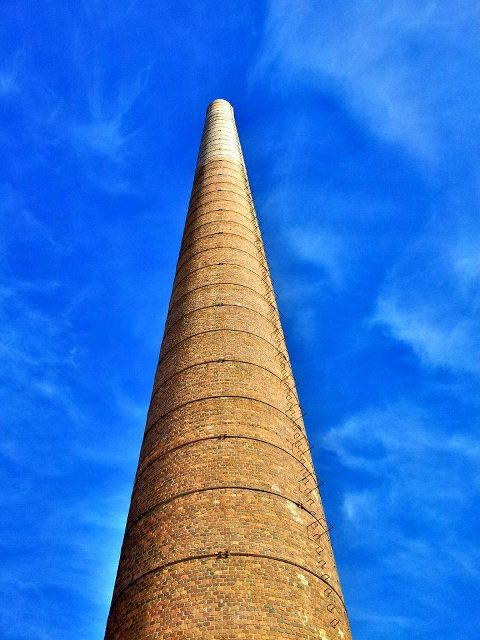
#> input picture Images/torre_monica.jpg, 480 x 640 px, found by its file name
$ python Exercise4c.py
#> lines starting #> are read from the running program, lines starting #| are printed output that depends on the picture; after the words box and inside, x2 and y2 are one past the last pixel; in counts of white or black regions, pixels touching at a corner belong together
import numpy as np
import cv2
from matplotlib import pyplot as plt

path = 'Images/'
img = cv2.imread(path + 'torre_monica.jpg')
#> img is the input picture: shape (640, 480, 3); mean B, G, R 204, 117, 56.5
out = cv2.cvtColor(img,cv2.COLOR_BGR2RGB)
gray = cv2.cvtColor(img, cv2.COLOR_BGR2GRAY)
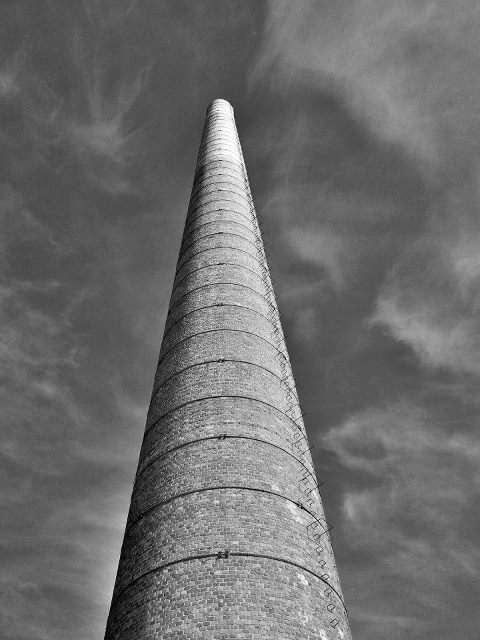
#> gray: shape (640, 480); min 1, max 255, mean 108.8
ret, thresh = cv2.threshold(gray, 0, 255, cv2.THRESH_BINARY_INV + cv2.THRESH_OTSU)
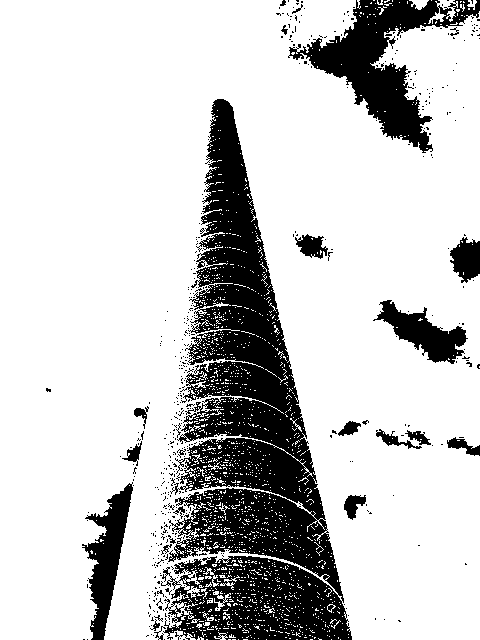
#> thresh: shape (640, 480); 78.7% white; 511 black regions (487 under 20 px), largest, box (x1, y1, x2, y2) and area: (161, 99, 352, 640) 45791, (288, 0, 480, 153) 9266, (82, 482, 133, 640) 3302
#> ret = 128

plt.subplot(1,4,1)
plt.imshow(out)
plt.title('original')
plt.xticks([])
plt.yticks([])

# noise removal
kernel = np.ones((3, 3), np.uint8)
opening = cv2.morphologyEx(thresh, cv2.MORPH_OPEN, kernel, iterations=2)  # sure background area
#> opening: shape (640, 480); 73.8% white; 67 black regions (51 under 20 px), largest, box (x1, y1, x2, y2) and area: (146, 99, 352, 640) 59027, (288, 0, 480, 157) 11141, (82, 479, 134, 640) 3499
sure_bg = cv2.dilate(opening, kernel, iterations=3)
#> sure_bg: shape (640, 480); 78% white; 18 black regions (4 under 20 px), largest, box (x1, y1, x2, y2) and area: (152, 102, 349, 640) 54102, (292, 0, 480, 149) 8446, (88, 490, 129, 640) 2065
# Finding sure foreground area
dist_transform = cv2.distanceTransform(opening, cv2.DIST_L2, 5)
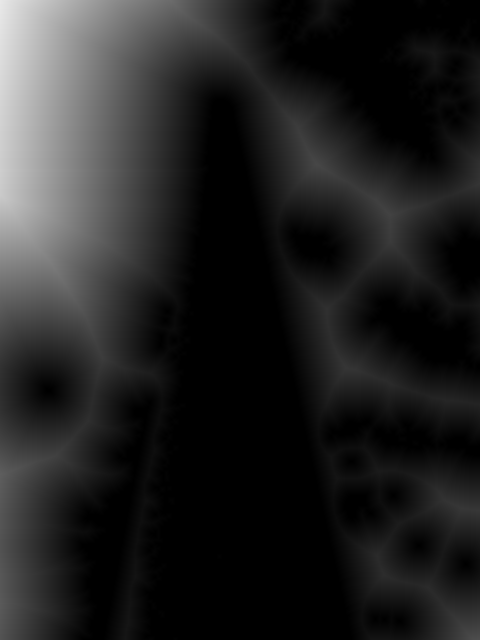
#> dist_transform: shape (640, 480) float32; min 0, max 232.7, mean 35.4
ret, sure_fg = cv2.threshold(dist_transform, 0.7 * dist_transform.max(), 255, 0)
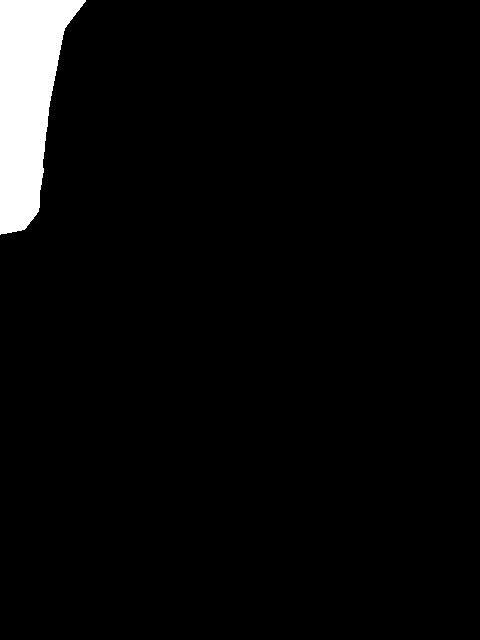
#> sure_fg: shape (640, 480) float32; 3.9% white; 1 white region, box (x1, y1, x2, y2) and area: (0, 0, 86, 235) 11891
#> ret = 162.9
# Finding unknown region
sure_fg = np.uint8(sure_fg)
unknown = cv2.subtract(sure_bg, sure_fg)
#> unknown: shape (640, 480); 74.1% white; 19 black regions (4 under 20 px), largest, box (x1, y1, x2, y2) and area: (152, 102, 349, 640) 54102, (0, 0, 86, 235) 11891, (292, 0, 480, 149) 8446

plt.subplot(1,4,2)
plt.imshow(unknown,'gray')
plt.title('2 iterations')
plt.xticks([])
plt.yticks([])

# noise removal
kernel = np.ones((3, 3), np.uint8)
opening = cv2.morphologyEx(thresh, cv2.MORPH_OPEN, kernel, iterations=5)  # sure background area
#> opening: shape (640, 480); 72.5% white; 30 black regions (21 under 20 px), largest, box (x1, y1, x2, y2) and area: (146, 99, 352, 640) 60494, (276, 0, 480, 158) 13152, (82, 406, 149, 640) 4153
sure_bg = cv2.dilate(opening, kernel, iterations=6)
#> sure_bg: shape (640, 480); 79.1% white; 11 black regions (1 under 20 px), largest, box (x1, y1, x2, y2) and area: (155, 107, 345, 640) 52664, (295, 0, 480, 141) 8468, (93, 500, 124, 612) 1161
# Finding sure foreground area
dist_transform = cv2.distanceTransform(opening, cv2.DIST_L2, 5)
ret, sure_fg = cv2.threshold(dist_transform, 0.7 * dist_transform.max(), 255, 0)
# Finding unknown region
sure_fg = np.uint8(sure_fg)
unknown = cv2.subtract(sure_bg, sure_fg)
#> unknown: shape (640, 480); 75.2% white; 12 black regions (1 under 20 px), largest, box (x1, y1, x2, y2) and area: (155, 107, 345, 640) 52664, (0, 0, 86, 235) 11891, (295, 0, 480, 141) 8468

plt.subplot(1,4,3)
plt.imshow(unknown,'gray')
plt.title('5 iterations')
plt.xticks([])
plt.yticks([])

# noise removal
kernel = np.ones((3, 3), np.uint8)
opening = cv2.morphologyEx(thresh, cv2.MORPH_OPEN, kernel, iterations=10)  # sure background area
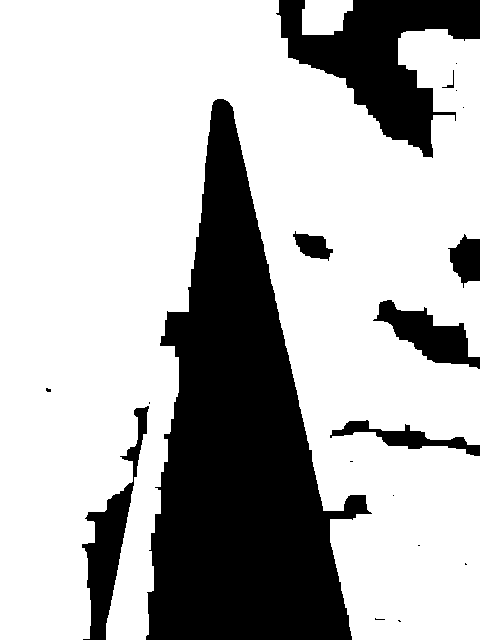
#> opening: shape (640, 480); 71.5% white; 19 black regions (11 under 20 px), largest, box (x1, y1, x2, y2) and area: (146, 99, 372, 640) 62345, (276, 0, 480, 158) 14103, (82, 406, 149, 640) 4493
sure_bg = cv2.dilate(opening, kernel, iterations=11)
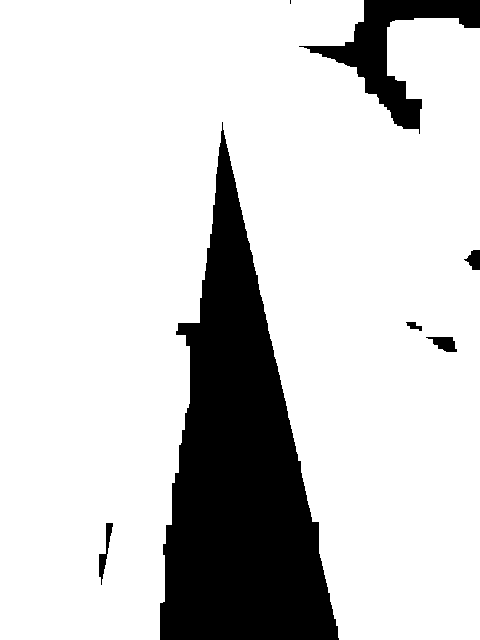
#> sure_bg: shape (640, 480); 82.1% white; 7 black regions (1 under 20 px), largest, box (x1, y1, x2, y2) and area: (160, 122, 339, 640) 47446, (299, 0, 480, 134) 6598, (99, 523, 113, 585) 286, (426, 337, 457, 352) 285, (464, 250, 480, 270) 210, (406, 322, 422, 331) 79
# Finding sure foreground area
dist_transform = cv2.distanceTransform(opening, cv2.DIST_L2, 5)
ret, sure_fg = cv2.threshold(dist_transform, 0.7 * dist_transform.max(), 255, 0)
#> sure_fg: shape (640, 480) float32; 3.9% white; 1 white region, box (x1, y1, x2, y2) and area: (0, 0, 86, 235) 11886
# Finding unknown region
sure_fg = np.uint8(sure_fg)
unknown = cv2.subtract(sure_bg, sure_fg)
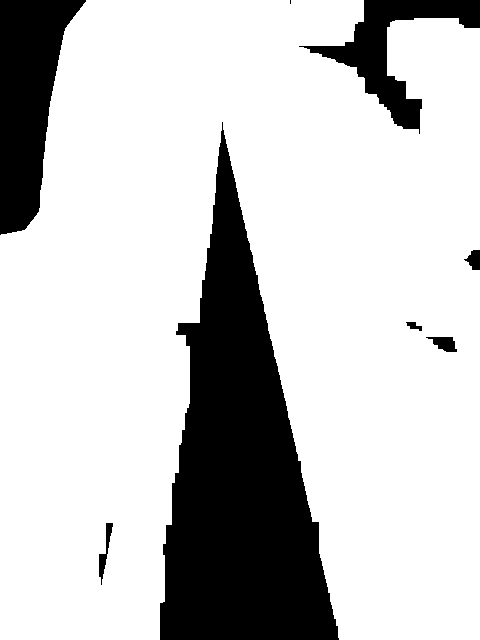
#> unknown: shape (640, 480); 78.3% white; 8 black regions (1 under 20 px), largest, box (x1, y1, x2, y2) and area: (160, 122, 339, 640) 47446, (0, 0, 86, 235) 11886, (299, 0, 480, 134) 6598


plt.subplot(1,4,4)
plt.imshow(unknown,'gray')
plt.title('10 iterations')
plt.xticks([])
plt.yticks([])

plt.show()

$ run again, with Images/escalera.jpg copied over Images/torre_monica.jpg
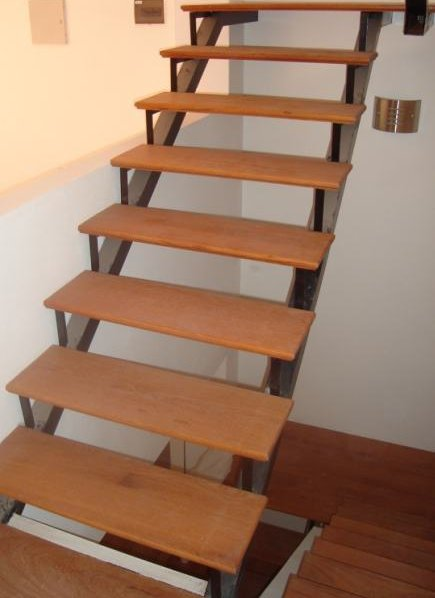
#> input picture Images/escalera.jpg, 435 x 598 px, found by its file name
#> img is the input picture: shape (598, 435, 3); mean B, G, R 102.2, 124.2, 158.5
#> `ret, thresh = cv2.threshold(gray, 0, 255, cv2.THRESH_BINARY_INV + cv2...`:
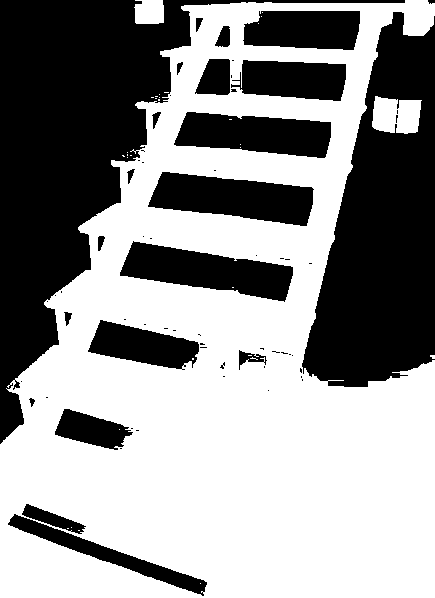
#> thresh: shape (598, 435); 57.4% white; 65 black regions (43 under 20 px), largest, box (x1, y1, x2, y2) and area: (0, 0, 405, 444) 44407, (302, 12, 435, 387) 31306, (148, 172, 314, 226) 5834
#> `ret, thresh = cv2.threshold(gray, 0, 255, cv2.THRESH_BINARY_INV + cv2...`: ret = 138
#> `ret, sure_fg = cv2.threshold(dist_transform, 0.7 * dist_transform.max(..`: ret = 156.9
#> `unknown = cv2.subtract(sure_bg, sure_fg)`:
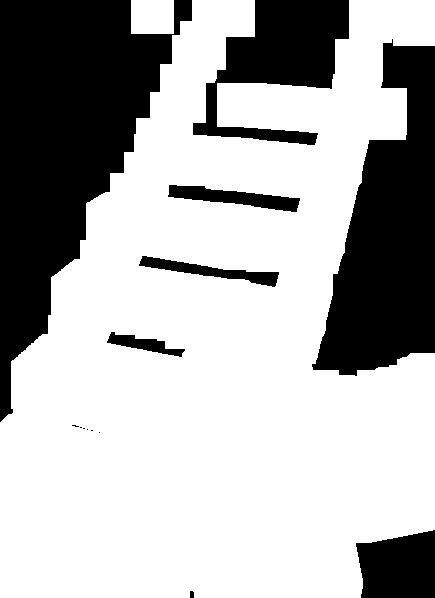
#> unknown: shape (598, 435); 68.3% white; 14 black regions (6 under 20 px), largest, box (x1, y1, x2, y2) and area: (0, 0, 192, 422) 38854, (312, 39, 435, 376) 24474, (193, 0, 349, 145) 10656

$ run again, with Images/mess1.JPG copied over Images/torre_monica.jpg
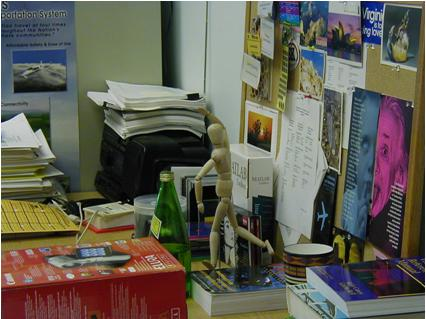
#> input picture Images/mess1.JPG, 426 x 319 px, found by its file name
#> img is the input picture: shape (319, 426, 3); mean B, G, R 83, 94.9, 97.8
#> `ret, thresh = cv2.threshold(gray, 0, 255, cv2.THRESH_BINARY_INV + cv2...`:
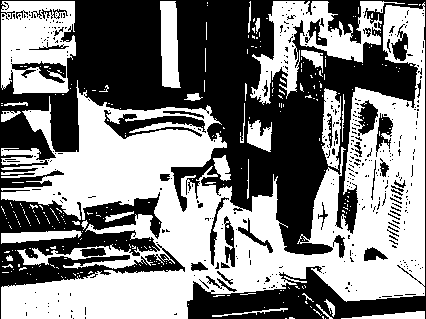
#> thresh: shape (319, 426); 51.2% white; 413 black regions (373 under 20 px), largest, box (x1, y1, x2, y2) and area: (0, 0, 426, 319) 59191, (104, 110, 206, 139) 1110, (11, 61, 66, 83) 523
#> `ret, thresh = cv2.threshold(gray, 0, 255, cv2.THRESH_BINARY_INV + cv2...`: ret = 95
#> `ret, sure_fg = cv2.threshold(dist_transform, 0.7 * dist_transform.max(..`: ret = 31.35
#> `ret, sure_fg = cv2.threshold(dist_transform, 0.7 * dist_transform.max(..`: ret = 30.8
#> `unknown = cv2.subtract(sure_bg, sure_fg)`:
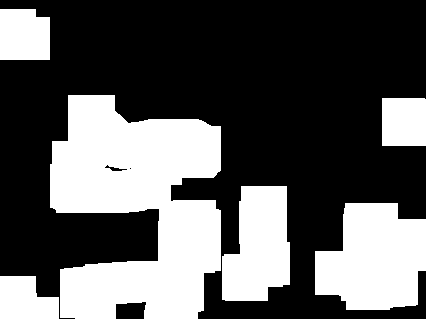
#> unknown: shape (319, 426); 35.4% white; 6 white regions, box (x1, y1, x2, y2) and area: (50, 95, 221, 319) 26186, (315, 203, 426, 310) 9228, (222, 186, 290, 301) 6127, (0, 9, 50, 60) 2438, (382, 98, 426, 146) 2111, (0, 276, 59, 319) 2058
